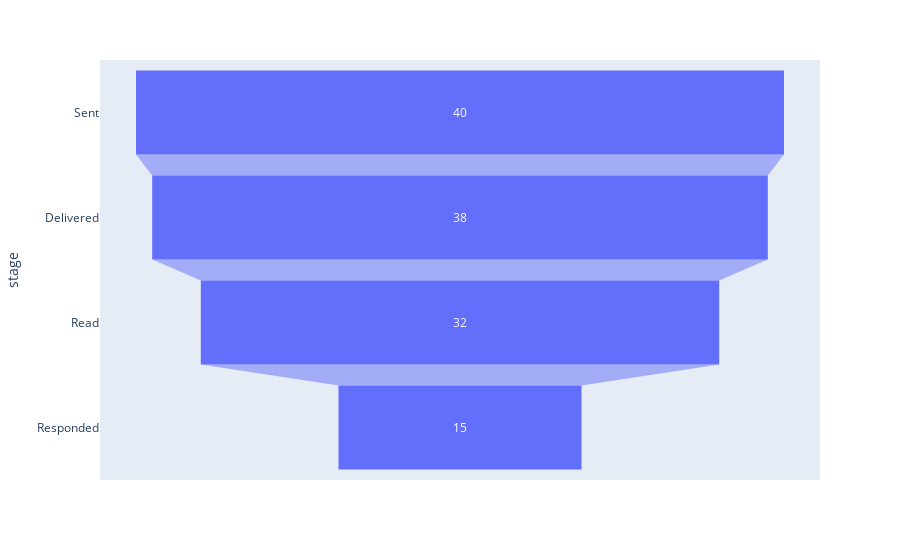

Notebook code cell kept with this figure:
### Code cell
import plotly.express as px
data = dict(
    number= list(funnel.values()),
    stage= list(funnel.keys() ))
fig = px.funnel(data, x='number', y='stage')
fig.show()

### Figure 1 — Plotly figure (JSON) as saved in the notebook; plotly's stock layout.template omitted (floating-point values rounded to 4 significant figures)
{"data": [{"hovertemplate": "number=%{x}<br>stage=%{y}<extra></extra>", "legendgroup": "", "marker": {"color": "#636efa"}, "name": "", "orientation": "h", "showlegend": false, "type": "funnel", "x": [40, 38, 32, 15], "xaxis": "x", "y": ["Sent", "Delivered", "Read", "Responded"], "yaxis": "y"}], "layout": {"autosize": true, "legend": {"tracegroupgap": 0}, "margin": {"t": 60}, "xaxis": {"anchor": "y", "autorange": true, "domain": [0, 1], "range": [-22.22, 22.22], "title": {"text": "number"}, "type": "linear"}, "yaxis": {"anchor": "x", "autorange": true, "domain": [0, 1], "range": [3.5, -0.5], "title": {"text": "stage"}, "type": "category"}}}
